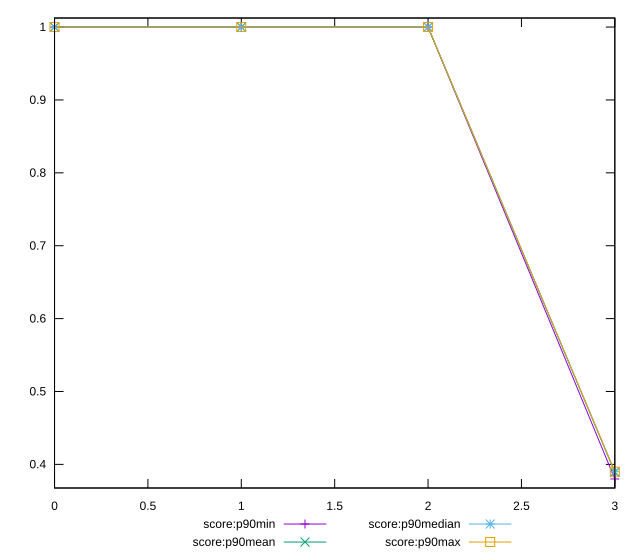

The script that saved this image:
reset

$scoreP90Min <<EOF
0 1
1 1
2 1
3 0.38
EOF

$scoreP90Mean <<EOF
0 1
1 1
2 1
3 0.38904255319148967
EOF

$scoreP90Median <<EOF
0 1
1 1
2 1
3 0.39
EOF

$scoreP90Max <<EOF
0 1
1 1
2 1
3 0.39
EOF

set key outside below
set xrange [0:3]
set yrange [0.3676:1.0124]
set trange [0.3676:1.0124]
set terminal svg size 640, 560 enhanced background rgb 'white'
set output "reports/report_00030_2021-02-24T20-42-31.540Z/render-blocking-resources/progression/score.svg"

plot $scoreP90Min title "score:p90min" with linespoints, \
     $scoreP90Mean title "score:p90mean" with linespoints, \
     $scoreP90Median title "score:p90median" with linespoints, \
     $scoreP90Max title "score:p90max" with linespoints

reset
